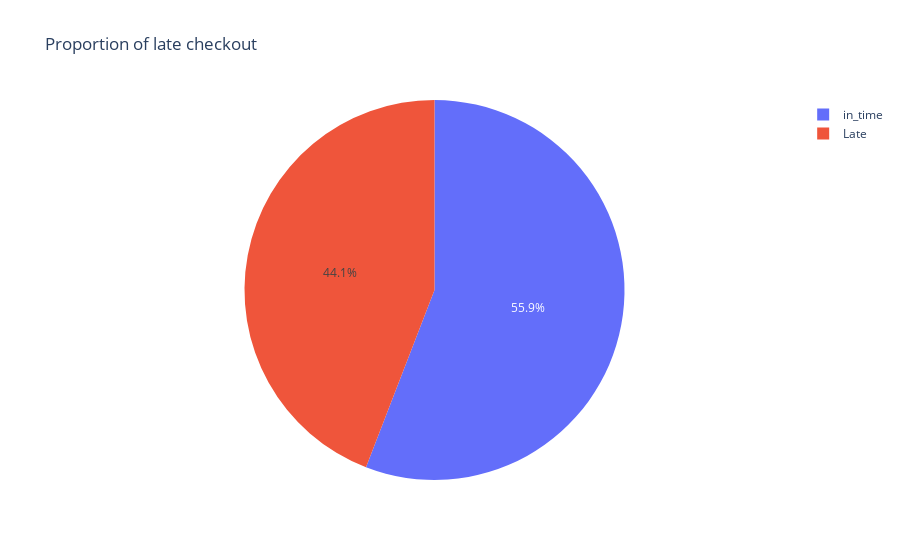

The notebook cell saved with this chart:
### Code cell
fig.show()

### Figure 1 — Plotly figure (JSON) as saved in the notebook; plotly's stock layout.template omitted (floating-point values rounded to 4 significant figures; data arrays with more than 128 entries replaced by an {"elided": "..."} marker saying what was removed)
{"data": [{"domain": {"x": [0, 1], "y": [0, 1]}, "hovertemplate": "checkout_status=%{label}<extra></extra>", "labels": {"elided": "21310 str values"}, "legendgroup": "", "name": "", "showlegend": true, "type": "pie"}], "layout": {"legend": {"tracegroupgap": 0}, "title": {"text": "Proportion of late checkout"}}}
